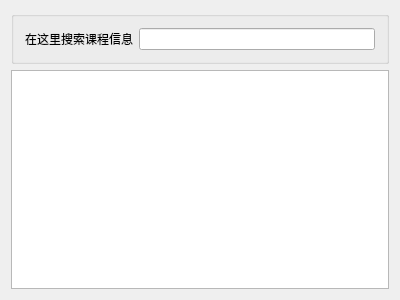
<?xml version="1.0" encoding="UTF-8"?>
<ui version="4.0">
 <class>te_myclass_stu</class>
 <widget class="QWidget" name="te_myclass_stu">
  <property name="geometry">
   <rect>
    <x>0</x>
    <y>0</y>
    <width>400</width>
    <height>300</height>
   </rect>
  </property>
  <property name="windowTitle">
   <string>te_myclass_stu</string>
  </property>
  <layout class="QGridLayout" name="gridLayout">
   <item row="0" column="0">
    <widget class="QGroupBox" name="groupBox">
     <property name="title">
      <string/>
     </property>
     <layout class="QHBoxLayout" name="horizontalLayout">
      <item>
       <widget class="QLabel" name="label">
        <property name="text">
         <string>在这里搜索课程信息</string>
        </property>
       </widget>
      </item>
      <item>
       <widget class="QLineEdit" name="lineEdit"/>
      </item>
     </layout>
    </widget>
   </item>
   <item row="1" column="0">
    <widget class="QTableWidget" name="tableWidget"/>
   </item>
  </layout>
 </widget>
 <layoutdefault spacing="6" margin="11"/>
 <resources/>
 <connections/>
</ui>
